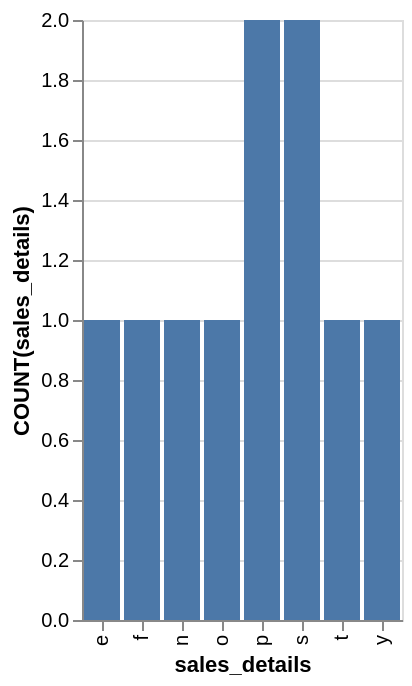

Write the Vega-Lite specification saved for this chart.
### Vega-Lite specification from a JSON file in a GitHub repository (floating-point values rounded to 4 significant figures)
{"data": {"values": [{"x_data": "e", "y_data": 1}, {"x_data": "f", "y_data": 1}, {"x_data": "n", "y_data": 1}, {"x_data": "o", "y_data": 1}, {"x_data": "p", "y_data": 2}, {"x_data": "s", "y_data": 2}, {"x_data": "t", "y_data": 1}, {"x_data": "y", "y_data": 1}]}, "mark": "bar", "encoding": {"x": {"field": "x_data", "type": "nominal", "title": "sales_details", "sort": "ascending"}, "y": {"field": "y_data", "type": "quantitative", "title": "COUNT(sales_details)"}}}
